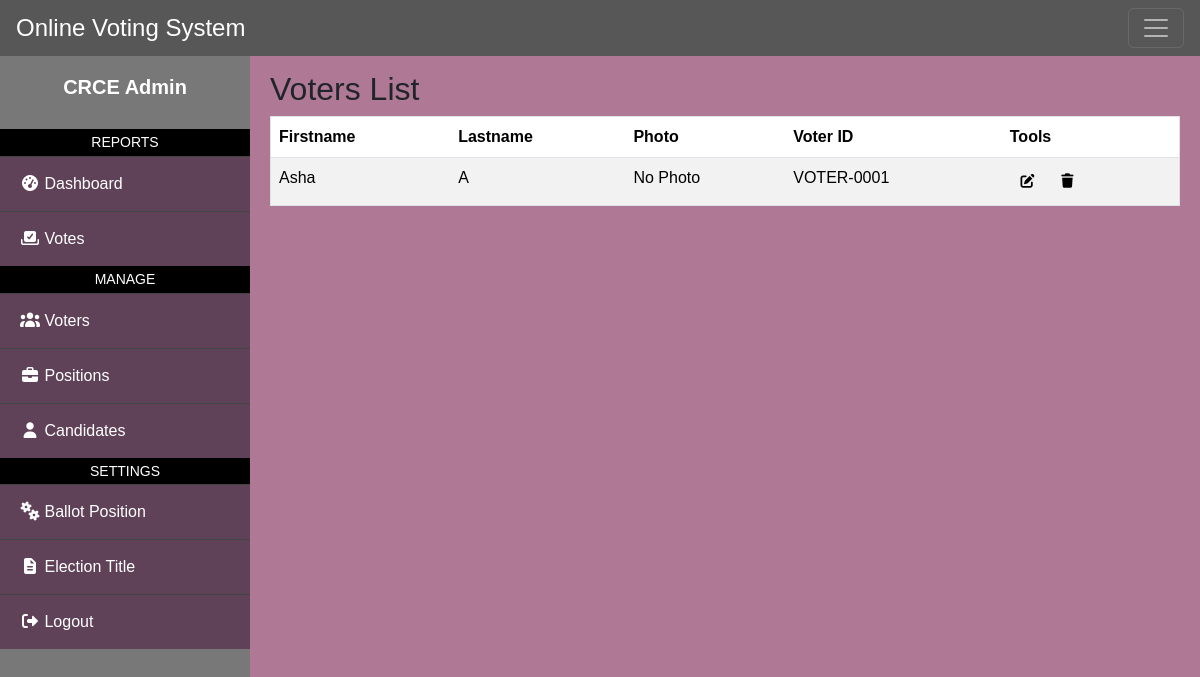
Screenshot of /voters/ with the database file from the repository.
### ops_app/models.py (models this page shows, shortened)
class Voter(models.Model):
    user = models.OneToOneField(User, on_delete=models.CASCADE, null=True, blank=True)
    firstname = models.CharField(max_length=50)
    lastname = models.CharField(max_length=50)
    voterid = models.CharField(max_length=20, unique=True, editable=False)
    image = models.ImageField(upload_to='voter_images/', blank=True, null=True, default='default.png')

### ops_app/views.py (the view)
# urls.py: path('voters/',views.voters,name='voters'),
def voters(request):
    data = Voter.objects.all()
    return render(request, "voters.html", {"voters": data})

### ops_app/templates/voters.html (shortened to what this page needs)
{% extends "base.html" %}
{% block content %}
<section id="voters">
  <h2>Voters List</h2>
</section>
<table border="1" cellpadding="10" id="t3" class="table table-striped">
  <thead>
    <tr>
      <th>Firstname</th>
      <th>Lastname</th>
      <th>Photo</th>
      <th>Voter ID</th>
      <th>Tools</th>
    </tr>
  </thead>
  <tbody>
    {% for voter in voters %}
    <tr>
      <td>{{ voter.firstname }}</td>
      <td>{{ voter.lastname }}</td>
      <td>
        {% if voter.photo %}
          <img src="{{ voter.photo.url }}" alt="Voter Photo" width="50" height="50" style="border-radius:50%;">
        {% else %}
          No Photo
        {% endif %}
      </td>
      <td>{{ voter.voterid }}</td>
      <td>
        <button class="btn btn-sm " data-bs-toggle="modal"
                data-bs-target="#editVoterModal"
                data-id="{{ voter.id }}"
                data-firstname="{{ voter.firstname }}"
                data-lastname="{{ voter.lastname }}"
                data-voterid="{{ voter.voterid }}">
          <i class="fa-solid fa-pen-to-square" style="color: #010202;"></i>
        </button>
        <a href="{% url 'delete_voter' voter.id %}" class="btn btn-sm "
           onclick="return confirm('Are you sure you want to delete this voter?');">
          <i class="fa-solid fa-trash" style="color: #000000;"></i>
        </a>
      </td>
    </tr>
    {% empty %}
    <tr><td colspan="5" class="text-center">No voters found.</td></tr>
    {% endfor %}
  </tbody>
</table>
{% endblock %}

### ops_app/templates/base.html (style rules this page uses)
body { margin: 0; font-family: Arial, sans-serif; background-color: #f5f5f5; }

### rows the page displays
Voter: firstname "Asha", lastname "A", voterid "VOTER-0001"
